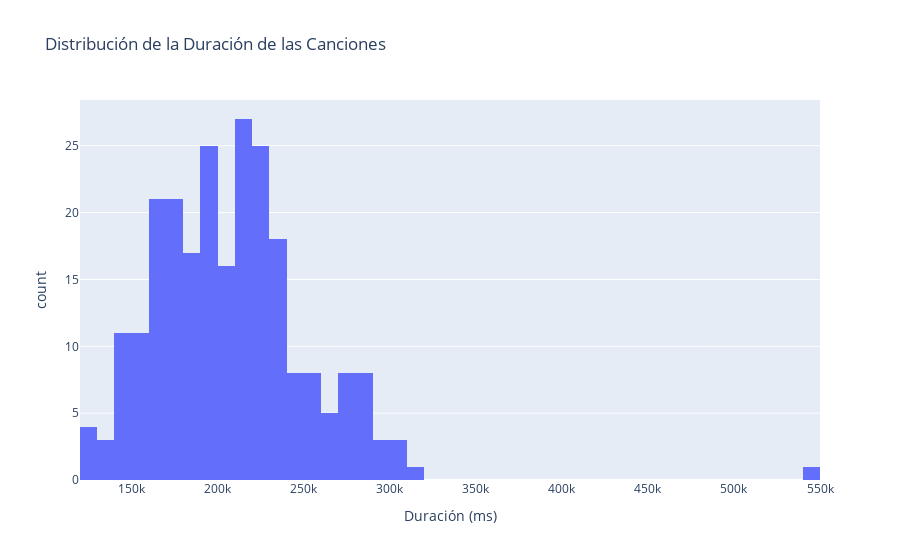

Notebook source saved alongside this figure:
### Code cell
# 6. Distribución de la Duración de las Canciones
fig6 = px.histogram(df, x="duration_ms", nbins=50, title="Distribución de la Duración de las Canciones",
                    labels={"duration_ms": "Duración (ms)"})
fig6.show()

### Figure 1 — Plotly figure (JSON) as saved in the notebook; plotly's stock layout.template omitted (floating-point values rounded to 4 significant figures; data arrays with more than 128 entries replaced by an {"elided": "..."} marker saying what was removed)
{"data": [{"alignmentgroup": "True", "bingroup": "x", "hovertemplate": "Duración (ms)=%{x}<br>count=%{y}<extra></extra>", "legendgroup": "", "marker": {"color": "#636efa", "pattern": {"shape": ""}}, "name": "", "nbinsx": 50, "offsetgroup": "", "orientation": "v", "showlegend": false, "type": "histogram", "x": {"elided": "244 int values"}, "xaxis": "x", "yaxis": "y"}], "layout": {"barmode": "relative", "legend": {"tracegroupgap": 0}, "title": {"text": "Distribución de la Duración de las Canciones"}, "xaxis": {"anchor": "y", "domain": [0, 1], "title": {"text": "Duración (ms)"}}, "yaxis": {"anchor": "x", "domain": [0, 1], "title": {"text": "count"}}}}
